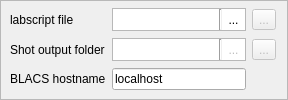
       <widget class="QFrame" name="frame">
        <property name="sizePolicy">
         <sizepolicy hsizetype="Expanding" vsizetype="Preferred">
          <horstretch>1</horstretch>
          <verstretch>0</verstretch>
         </sizepolicy>
        </property>
        <property name="frameShape">
         <enum>QFrame::StyledPanel</enum>
        </property>
        <property name="frameShadow">
         <enum>QFrame::Plain</enum>
        </property>
        <layout class="QGridLayout" name="gridLayout_3">
         <property name="sizeConstraint">
          <enum>QLayout::SetDefaultConstraint</enum>
         </property>
         <property name="leftMargin">
          <number>9</number>
         </property>
         <property name="topMargin">
          <number>6</number>
         </property>
         <property name="bottomMargin">
          <number>6</number>
         </property>
         <item row="2" column="1">
          <widget class="QLineEdit" name="lineEdit_BLACS_hostname">
           <property name="toolTip">
            <string>&lt;html&gt;&lt;head/&gt;&lt;body&gt;&lt;p&gt;The host computer running BLACS.&lt;/p&gt;&lt;/body&gt;&lt;/html&gt;</string>
           </property>
           <property name="text">
            <string>localhost</string>
           </property>
           <property name="frame">
            <bool>true</bool>
           </property>
          </widget>
         </item>
         <item row="0" column="0">
          <widget class="QLabel" name="label_3">
           <property name="text">
            <string>labscript file</string>
           </property>
          </widget>
         </item>
         <item row="1" column="2">
          <widget class="QToolButton" name="toolButton_reset_shot_output_folder">
           <property name="enabled">
            <bool>false</bool>
           </property>
           <property name="toolTip">
            <string>&lt;html&gt;&lt;head/&gt;&lt;body&gt;&lt;p&gt;Reset to default output folder.&lt;/p&gt;&lt;p&gt;If the folder does not exist it will be created at compile-time.&lt;/p&gt;&lt;/body&gt;&lt;/html&gt;</string>
           </property>
           <property name="text">
            <string>...</string>
           </property>
           <property name="icon">
            <iconset resource="../../Anaconda/Lib/site-packages/qtutils/icons/icons.qrc">
             <normaloff>:/qtutils/fugue/arrow-turn-180-left.png</normaloff>:/qtutils/fugue/arrow-turn-180-left.png</iconset>
           </property>
          </widget>
         </item>
         <item row="1" column="0">
          <widget class="QLabel" name="label_2">
           <property name="text">
            <string>Shot output folder</string>
           </property>
          </widget>
         </item>
         <item row="2" column="0">
          <widget class="QLabel" name="label">
           <property name="text">
            <string>BLACS hostname</string>
           </property>
          </widget>
         </item>
         <item row="0" column="2">
          <widget class="QToolButton" name="toolButton_edit_labscript_file">
           <property name="enabled">
            <bool>false</bool>
           </property>
           <property name="toolTip">
            <string>&lt;html&gt;&lt;head/&gt;&lt;body&gt;&lt;p&gt;Edit this labscript file in a text editor.&lt;/p&gt;&lt;/body&gt;&lt;/html&gt;</string>
           </property>
           <property name="text">
            <string>...</string>
           </property>
           <property name="icon">
            <iconset resource="../../Anaconda/Lib/site-packages/qtutils/icons/icons.qrc">
             <normaloff>:/qtutils/fugue/document--pencil.png</normaloff>:/qtutils/fugue/document--pencil.png</iconset>
           </property>
          </widget>
         </item>
         <item row="1" column="1">
          <widget class="QFrame" name="frame">
           <property name="sizePolicy">
            <sizepolicy hsizetype="Preferred" vsizetype="Preferred">
             <horstretch>0</horstretch>
             <verstretch>0</verstretch>
            </sizepolicy>
           </property>
           <property name="sizeIncrement">
            <size>
             <width>0</width>
             <height>0</height>
            </size>
           </property>
           <property name="frameShape">
            <enum>QFrame::StyledPanel</enum>
           </property>
           <layout class="QHBoxLayout" name="horizontalLayout">
            <property name="spacing">
             <number>0</number>
            </property>
            <property name="margin">
             <number>0</number>
            </property>
            <item>
             <widget class="QLineEdit" name="lineEdit_shot_output_folder">
              <property name="sizePolicy">
               <sizepolicy hsizetype="Expanding" vsizetype="Ignored">
                <horstretch>0</horstretch>
                <verstretch>0</verstretch>
               </sizepolicy>
              </property>
              <property name="toolTip">
               <string>&lt;html&gt;&lt;head/&gt;&lt;body&gt;&lt;p&gt;The folder in which newly compiled shot files will be placed.&lt;/p&gt;&lt;p&gt;If the folder does not exist, it will be created at compile time.&lt;/p&gt;&lt;/body&gt;&lt;/html&gt;</string>
              </property>
              <property name="styleSheet">
               <string notr="true"/>
              </property>
              <property name="frame">
               <bool>false</bool>
              </property>
              <property name="readOnly">
               <bool>true</bool>
              </property>
             </widget>
            </item>
            <item>
             <widget class="Line" name="line_2">
              <property name="orientation">
               <enum>Qt::Vertical</enum>
              </property>
             </widget>
            </item>
            <item>
             <widget class="QToolButton" name="toolButton_select_shot_output_folder">
              <property name="enabled">
               <bool>false</bool>
              </property>
              <property name="toolTip">
               <string>Select folder ...</string>
              </property>
              <property name="styleSheet">
               <string notr="true">QToolButton{
    border: none;
    background: white;
    padding: 2px;
}

QToolButton:hover {
     background-color: qlineargradient(x1: 0, y1: 0, x2: 0, y2: 1,
                                       stop: 0 #f6f7fa, stop: 1 #dadbde);
 }

 QToolButton:pressed {
     background-color: qlineargradient(x1: 0, y1: 0, x2: 0, y2: 1,
                                       stop: 0 #dadbde, stop: 1 #f6f7fa);
 }</string>
              </property>
              <property name="text">
               <string>...</string>
              </property>
              <property name="icon">
               <iconset resource="../../Anaconda/Lib/site-packages/qtutils/icons/icons.qrc">
                <normaloff>:/qtutils/fugue/folder-horizontal-open.png</normaloff>:/qtutils/fugue/folder-horizontal-open.png</iconset>
              </property>
             </widget>
            </item>
           </layout>
          </widget>
         </item>
         <item row="0" column="1">
          <widget class="QFrame" name="frame">
           <property name="autoFillBackground">
            <bool>false</bool>
           </property>
           <property name="styleSheet">
            <string notr="true">QToolButton{
    background: rgb(224,224,224);
    padding: 3px;
}</string>
           </property>
           <property name="frameShape">
            <enum>QFrame::StyledPanel</enum>
           </property>
           <layout class="QHBoxLayout" name="horizontalLayout_2">
            <property name="spacing">
             <number>0</number>
            </property>
            <property name="margin">
             <number>0</number>
            </property>
            <item>
             <widget class="QLineEdit" name="lineEdit_labscript_file">
              <property name="sizePolicy">
               <sizepolicy hsizetype="Expanding" vsizetype="Ignored">
                <horstretch>0</horstretch>
                <verstretch>0</verstretch>
               </sizepolicy>
              </property>
              <property name="toolTip">
               <string>The labscript file to compile.</string>
              </property>
              <property name="styleSheet">
               <string notr="true"/>
              </property>
              <property name="frame">
               <bool>false</bool>
              </property>
              <property name="readOnly">
               <bool>true</bool>
              </property>
             </widget>
            </item>
            <item>
             <widget class="Line" name="line">
              <property name="orientation">
               <enum>Qt::Vertical</enum>
              </property>
             </widget>
            </item>
            <item>
             <widget class="QToolButton" name="toolButton_select_labscript_file">
              <property name="toolTip">
               <string>Select a file ...</string>
              </property>
              <property name="styleSheet">
               <string notr="true">QToolButton{
    border: none;
    background: white;
    padding: 2px;
}

QToolButton:hover {
     background-color: qlineargradient(x1: 0, y1: 0, x2: 0, y2: 1,
                                       stop: 0 #f6f7fa, stop: 1 #dadbde);
 }

 QToolButton:pressed {
     background-color: qlineargradient(x1: 0, y1: 0, x2: 0, y2: 1,
                                       stop: 0 #dadbde, stop: 1 #f6f7fa);
 }</string>
              </property>
              <property name="text">
               <string>...</string>
              </property>
              <property name="icon">
               <iconset resource="../../Anaconda/Lib/site-packages/qtutils/icons/icons.qrc">
                <normaloff>:/qtutils/custom/python-document.png</normaloff>:/qtutils/custom/python-document.png</iconset>
              </property>
             </widget>
            </item>
           </layout>
          </widget>
         </item>
        </layout>
       </widget>
